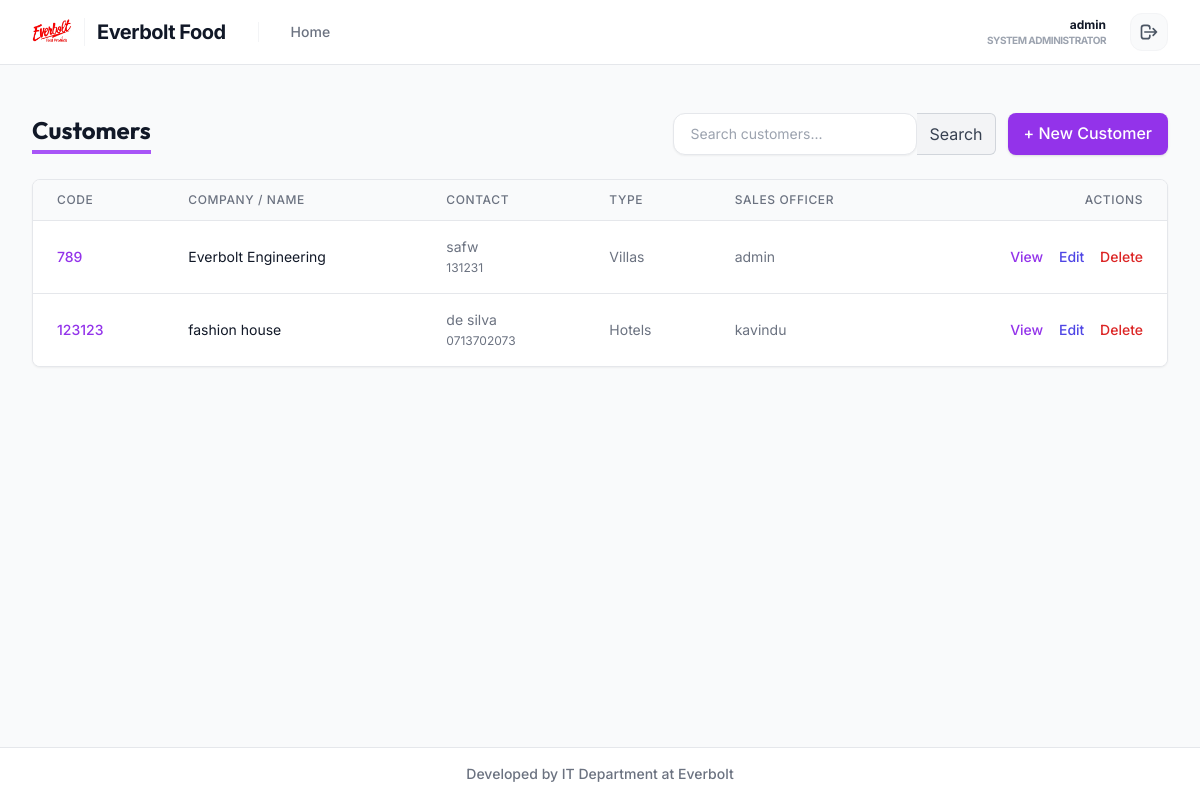
The page /crm/ (signed in) on the database as committed earlier.
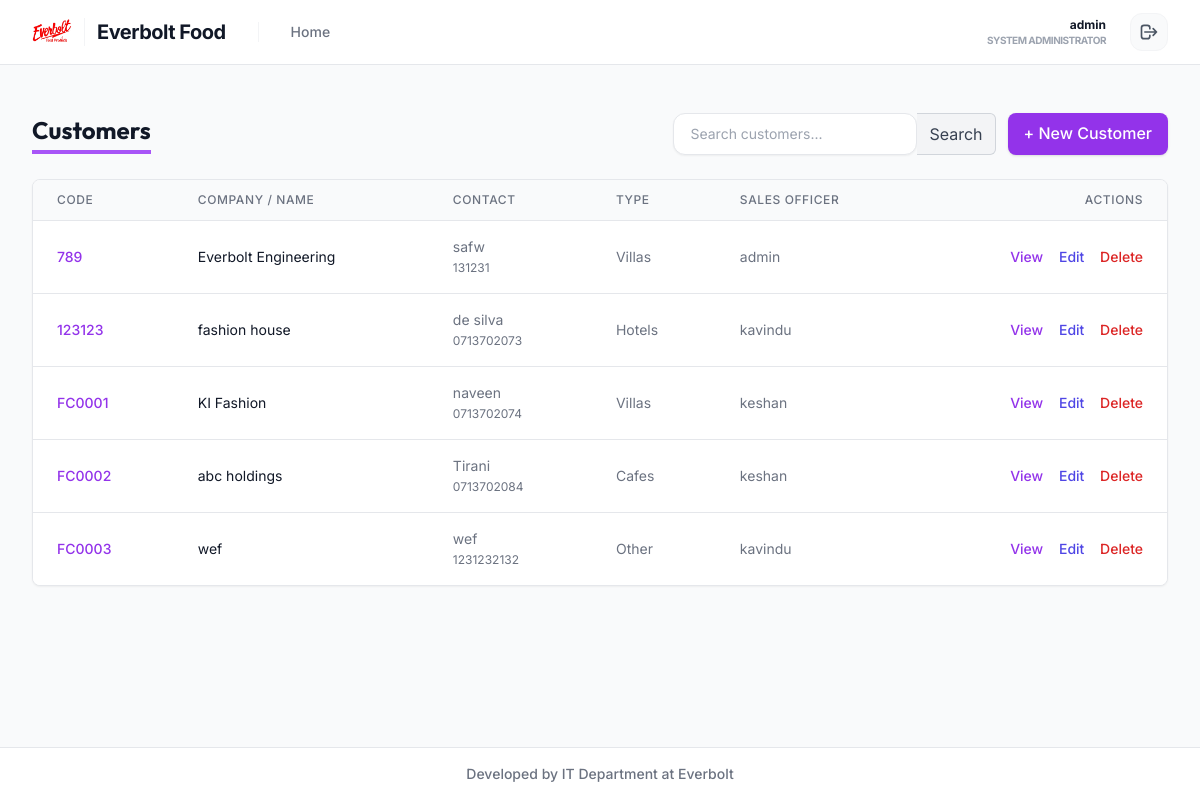
The same page on the database as committed later.
### crm/models.py (models this page shows, shortened)
class Customer(models.Model):
    customer_code = models.CharField(max_length=50, unique=True, blank=True)
    customer_name = models.CharField(max_length=200)
    company_name = models.CharField(max_length=200, blank=True, null=True)
    contact_person = models.CharField(max_length=150)
    phone = models.CharField(max_length=50)
    email = models.EmailField(blank=True, null=True)
    billing_address_line1 = models.CharField(max_length=255, blank=True, null=True)
    billing_address_line2 = models.CharField(max_length=255, blank=True, null=True)
    billing_city = models.CharField(max_length=100, blank=True, null=True)
    billing_province = models.CharField(max_length=100, choices=ProvinceChoices.choices, blank=True, null=True)
    billing_zip_code = models.CharField(max_length=20, blank=True, null=True)
    delivery_address_line1 = models.CharField(max_length=255, blank=True, null=True)
    delivery_address_line2 = models.CharField(max_length=255, blank=True, null=True)
    delivery_city = models.CharField(max_length=100, blank=True, null=True)
    delivery_province = models.CharField(max_length=100, choices=ProvinceChoices.choices, blank=True, null=True)
    delivery_zip_code = models.CharField(max_length=20, blank=True, null=True)
    customer_type = models.CharField(max_length=50, choices=CustomerType.choices)
    custom_customer_type = models.CharField(max_length=150, blank=True, null=True)
    assigned_sales_officer = models.ForeignKey(settings.AUTH_USER_MODEL, on_delete=models.SET_NULL, null=True, blank=True, related_name='customers')
    order_type = models.CharField(max_length=50, choices=OrderType.choices, blank=True, null=True)
    payment_terms = models.CharField(max_length=50, choices=PaymentTerms.choices, default=PaymentTerms.CASH)
    credit_limit = models.DecimalField(max_digits=12, decimal_places=2, default=0.00)
    special_price_customer = models.BooleanField(default=False)
    payment_method = models.CharField(max_length=50, choices=PaymentMethod.choices, default=PaymentMethod.CASH)
    customer_status = models.CharField(max_length=50, choices=CustomerStatus.choices, default=CustomerStatus.ACTIVE)
    registration_date = models.DateField(auto_now_add=True)
    vat_enabled = models.BooleanField(default=True, help_text="Always compute 18% VAT")
    vat_number = models.CharField(max_length=50, blank=True, null=True)
    tin_number = models.CharField(max_length=50, blank=True, null=True)

### users/models.py (models this page shows, shortened)
class User(AbstractUser):
    class Roles(models.TextChoices):
        ADMIN = 'ADMIN', 'Admin'
        SALES_OFFICER = 'SALES_OFFICER', 'Sales Officer'
    role = models.CharField(max_length=50, choices=Roles.choices, default=Roles.SALES_OFFICER)
    contact_number = models.CharField(max_length=20, blank=True, null=True)
    assigned_area = models.CharField(max_length=100, blank=True, null=True)
    def is_admin(self):
        return self.role == self.Roles.ADMIN or self.is_superuser
    def has_perm(self, perm, obj=None):
        if self.is_admin():
            return True
        return super().has_perm(perm, obj)

### crm/views.py (the view)
# urls.py: path('', views.CustomerListView.as_view(), name='customer_list'),
class CustomerListView(LoginRequiredMixin, PermissionRequiredMixin, ListView):
    model = Customer
    template_name = 'crm/customer_list.html'
    context_object_name = 'customers'
    paginate_by = 20
    permission_required = 'crm.view_customer'
    def get_queryset(self):
        qs = super().get_queryset()
        q = self.request.GET.get('q')
        if q:
            qs = qs.filter(customer_name__icontains=q) | qs.filter(customer_code__icontains=q) | qs.filter(company_name__icontains=q)
        return qs

### crm/templates/crm/customer_list.html (shortened to what the changed rows need)
{% extends 'layouts/base.html' %}
{% block content %}
<div class="px-4 py-6 sm:px-0">
    <div class="flex justify-between items-center mb-6">
        <h1 class="text-2xl font-bold text-gray-900 border-b-4 border-purple-500 inline-block pb-1">Customers</h1>
    </div>
    <div class="bg-white shadow-sm rounded-lg border border-gray-200 overflow-hidden">
        <div class="overflow-x-auto">
            <table class="min-w-full divide-y divide-gray-200">
                <thead class="bg-gray-50">
                    <tr>
                        <th scope="col" class="px-6 py-3 text-left text-xs font-medium text-gray-500 uppercase tracking-wider">Code</th>
                        <th scope="col" class="px-6 py-3 text-left text-xs font-medium text-gray-500 uppercase tracking-wider">Company / Name</th>
                        <th scope="col" class="px-6 py-3 text-left text-xs font-medium text-gray-500 uppercase tracking-wider">Contact</th>
                        <th scope="col" class="px-6 py-3 text-left text-xs font-medium text-gray-500 uppercase tracking-wider">Type</th>
                        <th scope="col" class="px-6 py-3 text-left text-xs font-medium text-gray-500 uppercase tracking-wider">Sales Officer</th>
                        {% if perms.crm.change_customer or perms.crm.delete_customer %}
                        <th scope="col" class="px-6 py-3 text-right text-xs font-medium text-gray-500 uppercase tracking-wider">Actions</th>
                        {% endif %}
                    </tr>
                </thead>
                <tbody class="bg-white divide-y divide-gray-200">
                    {% for customer in customers %}
                    <tr class="hover:bg-gray-50 transition-colors">
                        <td class="px-6 py-4 whitespace-nowrap text-sm font-medium"><a href="{% url 'customer_detail' customer.pk %}" class="text-purple-600 hover:text-purple-900 hover:underline">{{ customer.customer_code }}</a></td>
                        <td class="px-6 py-4 text-sm text-gray-900">
                            {{ customer.company_name|default:customer.customer_name }}
                        </td>
                        <td class="px-6 py-4 whitespace-nowrap text-sm text-gray-500">
                            {{ customer.contact_person }}<br>
                            <span class="text-xs">{{ customer.phone }}</span>
                        </td>
                        <td class="px-6 py-4 whitespace-nowrap text-sm text-gray-500">{{ customer.get_customer_type_display }}</td>
                        <td class="px-6 py-4 whitespace-nowrap text-sm text-gray-500">{{ customer.assigned_sales_officer.username|default:"-" }}</td>
                        {% if perms.crm.change_customer or perms.crm.delete_customer %}
                        <td class="px-6 py-4 whitespace-nowrap text-right text-sm font-medium">
                            <a href="{% url 'customer_detail' customer.pk %}" class="text-purple-600 hover:text-purple-900 mr-3">View</a>
                            {% if perms.crm.change_customer %}
                            <a href="{% url 'customer_edit' customer.pk %}" class="text-indigo-600 hover:text-indigo-900 mr-3">Edit</a>
                            {% endif %}
                            {% if perms.crm.delete_customer %}
                            <a href="{% url 'customer_delete' customer.pk %}" class="text-red-600 hover:text-red-900">Delete</a>
                            {% endif %}
                        </td>
                        {% endif %}
                    </tr>
                    {% empty %}
                    <tr>
                        <td colspan="6" class="px-6 py-10 text-center text-gray-500">
                            No customers found. Click "New Customer" to add one.
                        </td>
                    </tr>
                    {% endfor %}
                </tbody>
            </table>
        </div>
    </div>
</div>
{% endblock %}

Rows that differ between the two databases and show on the page:
added Customer: customer_code "FC0001", company_name "KI Fashion", contact_person "naveen", phone "0713702074", customer_type "Villas", assigned_sales_officer.username "keshan"
added Customer: customer_code "FC0002", company_name "abc holdings", contact_person "Tirani", phone "0713702084", customer_type "Cafes", assigned_sales_officer.username "keshan"
added Customer: customer_code "FC0003", company_name "wef", contact_person "wef", phone "1231232132", customer_type "Other", assigned_sales_officer.username "kavindu"
